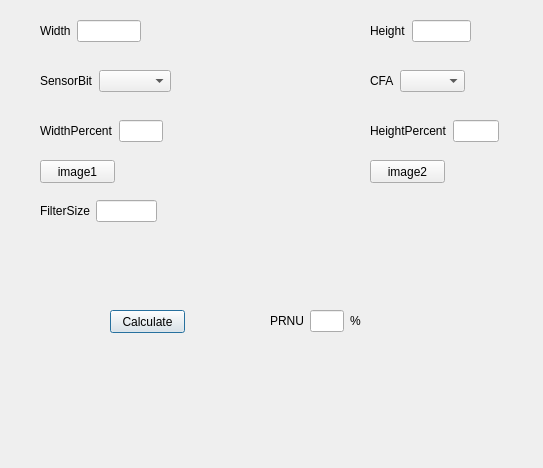
<?xml version="1.0" encoding="UTF-8"?>
<ui version="4.0">
 <class>Dialog</class>
 <widget class="QDialog" name="Dialog">
  <property name="geometry">
   <rect>
    <x>0</x>
    <y>0</y>
    <width>543</width>
    <height>468</height>
   </rect>
  </property>
  <property name="windowTitle">
   <string>Dialog</string>
  </property>
  <widget class="QWidget" name="layoutWidget">
   <property name="geometry">
    <rect>
     <x>40</x>
     <y>20</y>
     <width>101</width>
     <height>22</height>
    </rect>
   </property>
   <layout class="QHBoxLayout" name="horizontalLayout_10">
    <item>
     <widget class="QLabel" name="label_prnu_width">
      <property name="text">
       <string>Width</string>
      </property>
     </widget>
    </item>
    <item>
     <widget class="QLineEdit" name="lineEdit_prnu_width"/>
    </item>
   </layout>
  </widget>
  <widget class="QWidget" name="layoutWidget_2">
   <property name="geometry">
    <rect>
     <x>370</x>
     <y>20</y>
     <width>101</width>
     <height>22</height>
    </rect>
   </property>
   <layout class="QHBoxLayout" name="horizontalLayout_12">
    <item>
     <widget class="QLabel" name="label_prnu_height">
      <property name="text">
       <string>Height</string>
      </property>
     </widget>
    </item>
    <item>
     <widget class="QLineEdit" name="lineEdit_prnu_height"/>
    </item>
   </layout>
  </widget>
  <widget class="QWidget" name="layoutWidget_3">
   <property name="geometry">
    <rect>
     <x>40</x>
     <y>70</y>
     <width>131</width>
     <height>22</height>
    </rect>
   </property>
   <layout class="QHBoxLayout" name="horizontalLayout_13">
    <item>
     <widget class="QLabel" name="label_prnu_sensorbit">
      <property name="text">
       <string>SensorBit</string>
      </property>
     </widget>
    </item>
    <item>
     <widget class="QComboBox" name="comboBox_prnu_sensorbit"/>
    </item>
   </layout>
  </widget>
  <widget class="QWidget" name="layoutWidget_8">
   <property name="geometry">
    <rect>
     <x>370</x>
     <y>70</y>
     <width>95</width>
     <height>22</height>
    </rect>
   </property>
   <layout class="QHBoxLayout" name="horizontalLayout_18">
    <item>
     <widget class="QLabel" name="label_prnu_cfa">
      <property name="text">
       <string>CFA</string>
      </property>
     </widget>
    </item>
    <item>
     <widget class="QComboBox" name="comboBox_prnu_cfa"/>
    </item>
   </layout>
  </widget>
  <widget class="QWidget" name="layoutWidget_9">
   <property name="geometry">
    <rect>
     <x>40</x>
     <y>120</y>
     <width>123</width>
     <height>22</height>
    </rect>
   </property>
   <layout class="QHBoxLayout" name="horizontalLayout_19">
    <item>
     <widget class="QLabel" name="label_prnu_widthpercent">
      <property name="text">
       <string>WidthPercent</string>
      </property>
     </widget>
    </item>
    <item>
     <widget class="QLineEdit" name="lineEdit_prnu_widthpercent"/>
    </item>
   </layout>
  </widget>
  <widget class="QWidget" name="layoutWidget_10">
   <property name="geometry">
    <rect>
     <x>370</x>
     <y>120</y>
     <width>129</width>
     <height>22</height>
    </rect>
   </property>
   <layout class="QHBoxLayout" name="horizontalLayout_20">
    <item>
     <widget class="QLabel" name="label_prnu_heightpercent">
      <property name="text">
       <string>HeightPercent</string>
      </property>
     </widget>
    </item>
    <item>
     <widget class="QLineEdit" name="lineEdit_prnu_heightpercent"/>
    </item>
   </layout>
  </widget>
  <widget class="QWidget" name="layoutWidget_11">
   <property name="geometry">
    <rect>
     <x>40</x>
     <y>200</y>
     <width>117</width>
     <height>22</height>
    </rect>
   </property>
   <layout class="QHBoxLayout" name="horizontalLayout_21">
    <item>
     <widget class="QLabel" name="label_prnu_filter_size">
      <property name="text">
       <string>FilterSize</string>
      </property>
     </widget>
    </item>
    <item>
     <widget class="QLineEdit" name="lineEdit_prnu_filter_size"/>
    </item>
   </layout>
  </widget>
  <widget class="QPushButton" name="pushButton_prnu_calculate">
   <property name="geometry">
    <rect>
     <x>110</x>
     <y>310</y>
     <width>75</width>
     <height>23</height>
    </rect>
   </property>
   <property name="text">
    <string>Calculate</string>
   </property>
  </widget>
  <widget class="QPushButton" name="pushButton_prnu_image1">
   <property name="geometry">
    <rect>
     <x>40</x>
     <y>160</y>
     <width>75</width>
     <height>23</height>
    </rect>
   </property>
   <property name="text">
    <string>image1</string>
   </property>
  </widget>
  <widget class="QPushButton" name="pushButton_prnu_image2">
   <property name="geometry">
    <rect>
     <x>370</x>
     <y>160</y>
     <width>75</width>
     <height>23</height>
    </rect>
   </property>
   <property name="text">
    <string>image2</string>
   </property>
  </widget>
  <widget class="QWidget" name="">
   <property name="geometry">
    <rect>
     <x>270</x>
     <y>310</y>
     <width>91</width>
     <height>22</height>
    </rect>
   </property>
   <layout class="QHBoxLayout" name="horizontalLayout">
    <item>
     <widget class="QLabel" name="label_prnu_value">
      <property name="text">
       <string>PRNU</string>
      </property>
     </widget>
    </item>
    <item>
     <widget class="QLineEdit" name="lineEdit_prnu_value"/>
    </item>
    <item>
     <widget class="QLabel" name="label_unit">
      <property name="text">
       <string>%</string>
      </property>
     </widget>
    </item>
   </layout>
  </widget>
 </widget>
 <resources/>
 <connections/>
</ui>
